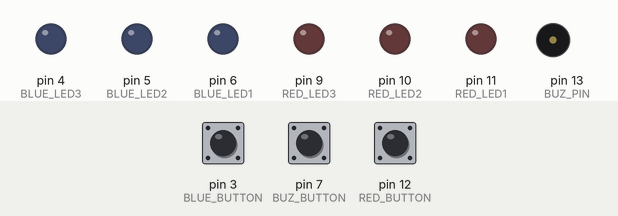
Bench run of a sketch on a simulated Arduino Uno, built with avr-gcc and run on an emulated ATmega328P. Parts: output pins drawn as LEDs (lit = HIGH), buzzer (waves = sounding). Dashed ring = blinking. Inputs (shaded band) come from the test bench; at power-on: pin 3 (BLUE_BUTTON) HIGH, pin 7 (BUZ_BUTTON) HIGH, pin 12 (RED_BUTTON) HIGH.

Above: at 1.2 s.
1.3 s: pin 3 (BLUE_BUTTON) pulled LOW for 0.15 s
At 1.65 s:
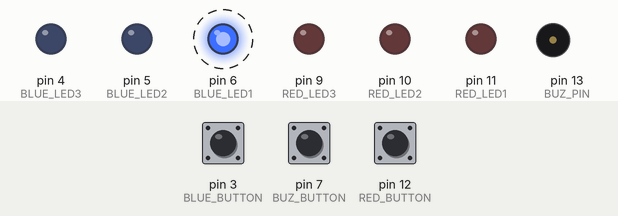
4.4 s: pin 7 (BUZ_BUTTON) pulled LOW for 1 s
At 5.45 s:
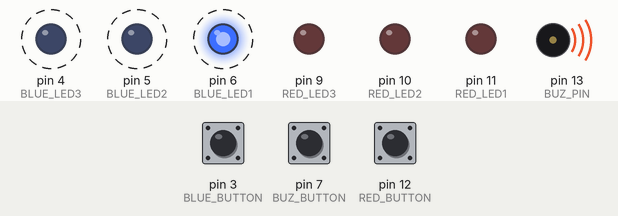
8.4 s: pin 12 (RED_BUTTON) pulled LOW for 1 s
At 9.25 s:
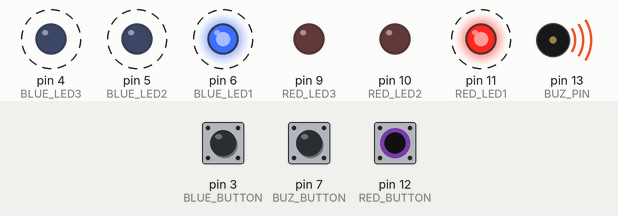
12.4 s: pin 3 (BLUE_BUTTON) pulled LOW for 1 s
At 13.05 s:
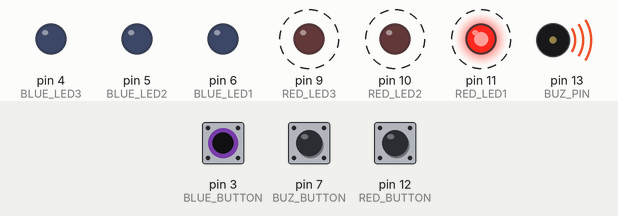
16.2 s: pin 7 (BUZ_BUTTON) pulled LOW for 3.2 s
20.9 s: pin 12 (RED_BUTTON) pulled LOW for 3.2 s
At 21.25 s:
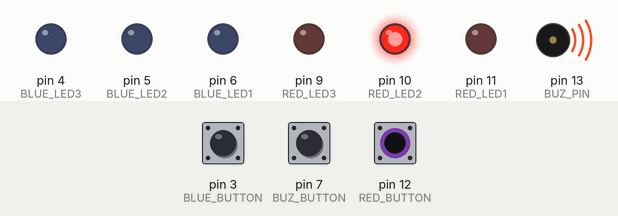
Timing chart, 0 to 26.8 s (numbered marks = the images above; inputs shaded):
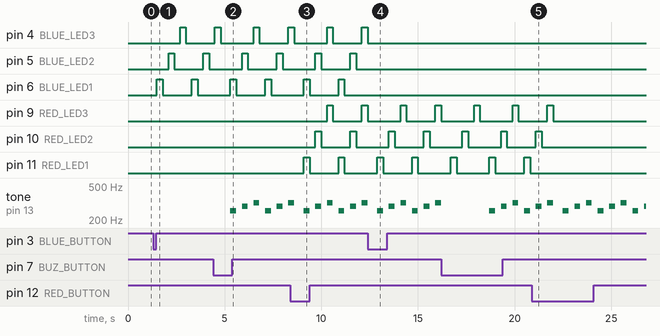

The sketch:

week4_Control_Buz_LED_Sync.ino
```cpp
#define RED_BUTTON 12 // 버튼
#define BUZ_BUTTON 7
#define BLUE_BUTTON 3
#define RED_LED1 11 // RED
#define RED_LED2 10
#define RED_LED3 9
#define BLUE_LED1 6 // BLUE
#define BLUE_LED2 5
#define BLUE_LED3 4
#define BUZ_PIN 13 // 버저
#define DO 256     // 도레미 주파수
#define RE 288
#define MI 320

int dore[] = {DO, RE, MI};
int RED_STATE = 0;
int BUZ_STATE = 0;
int BLUE_STATE = 0;

void setup()
{

  pinMode(RED_BUTTON, INPUT_PULLUP);
  pinMode(RED_LED1, OUTPUT);
  pinMode(RED_LED2, OUTPUT);
  pinMode(RED_LED3, OUTPUT);

  pinMode(BUZ_BUTTON, INPUT_PULLUP);
  pinMode(BUZ_PIN, OUTPUT);

  pinMode(BLUE_BUTTON, INPUT_PULLUP);
  pinMode(BLUE_LED1, OUTPUT);
  pinMode(BLUE_LED2, OUTPUT);
  pinMode(BLUE_LED3, OUTPUT);

  Serial.begin(9600);
}

void loop()
{

  if (digitalRead(RED_BUTTON) == 0 && RED_STATE == 0)
  {
    RED_STATE = 1;
    delay(200);
  }
  else if (digitalRead(RED_BUTTON) == 0 && RED_STATE == 1)
  {
    RED_STATE = 0;
    delay(200);
  }

  if (digitalRead(BUZ_BUTTON) == 0 && BUZ_STATE == 0)
  {
    BUZ_STATE = 1;
    delay(200);
  }
  else if (digitalRead(BUZ_BUTTON) == 0 && BUZ_STATE == 1)
  {
    BUZ_STATE = 0;
    delay(200);
  }

  if (digitalRead(BLUE_BUTTON) == 0 && BLUE_STATE == 0)
  {
    BLUE_STATE = 1;
    delay(200);
  }

  else if (digitalRead(BLUE_BUTTON) == 0 && BLUE_STATE == 1)
  {
    BLUE_STATE = 0;
    delay(200);
  }
  // RED, BLUE, BUZ의 상태에 맞게 출력됨.
  // + 동기화 작업
  if (RED_STATE == 1 || BLUE_STATE == 1 || BUZ_STATE == 1)
  {

    /*Serial.println("IF in");
    delay(1000); */

    digitalWrite(RED_LED1, RED_STATE);
    digitalWrite(BLUE_LED1, BLUE_STATE);
    if (BUZ_STATE == 1)
    {
      tone(BUZ_PIN, dore[0], 300);
    }
    delay(300);
    digitalWrite(RED_LED1, LOW);
    digitalWrite(BLUE_LED1, LOW);
    delay(300);

    digitalWrite(RED_LED2, RED_STATE);
    digitalWrite(BLUE_LED2, BLUE_STATE);
    if (BUZ_STATE == 1)
    {
      tone(BUZ_PIN, dore[1], 300);
    }
    delay(300);
    digitalWrite(RED_LED2, LOW);
    digitalWrite(BLUE_LED2, LOW);
    delay(300);

    digitalWrite(RED_LED3, RED_STATE);
    digitalWrite(BLUE_LED3, BLUE_STATE);
    if (BUZ_STATE == 1)
    {
      tone(BUZ_PIN, dore[2], 300);
    }
    delay(300);
    digitalWrite(RED_LED3, LOW);
    digitalWrite(BLUE_LED3, LOW);
    delay(300);
  }

  /*Serial.println(BUZ_STATE);

  Serial.println(BLUE_STATE);

  Serial.println(RED_STATE);

  Serial.println("IF out");

  delay(1000); */
}
```

Measured:
- after the input at 1.3 s, pin 4 (BLUE_LED3): LOW → HIGH after 1.4 s, → LOW 0.30 s later; pin 5 (BLUE_LED2): alternates HIGH for 0.30 s and LOW for 1.5 s, starting after 0.80 s; pin 6 (BLUE_LED1): alternates HIGH for 0.30 s and LOW for 1.5 s, starting after 0.20 s
- after the input at 4.4 s, tone on pin 13 (BUZ_PIN): plays 256 Hz for 0.30 s, 288 Hz for 0.30 s, 320 Hz for 0.30 s, 256 Hz for 0.30 s, 288 Hz for 0.30 s, 320 Hz for 0.10 s, starting after 0.90 s
- after the input at 8.4 s, pin 9 (RED_LED3): LOW → HIGH after 1.9 s, → LOW 0.30 s later, → HIGH 1.5 s later; pin 10 (RED_LED2): alternates HIGH for 0.30 s and LOW for 1.5 s, starting after 1.3 s; pin 11 (RED_LED1): alternates HIGH for 0.30 s and LOW for 1.5 s, starting after 0.70 s
- after the input at 12.4 s, pin 4 (BLUE_LED3): goes on until 12.4 s, then stays LOW; pin 5 (BLUE_LED2), pin 6 (BLUE_LED1): stops changing and stays LOW
- after the input at 20.9 s, pin 9 (RED_LED3): goes on until 22.0 s, then stays LOW; pin 10 (RED_LED2): goes on until 21.4 s, then stays LOW; pin 11 (RED_LED1): stops changing and stays LOW
